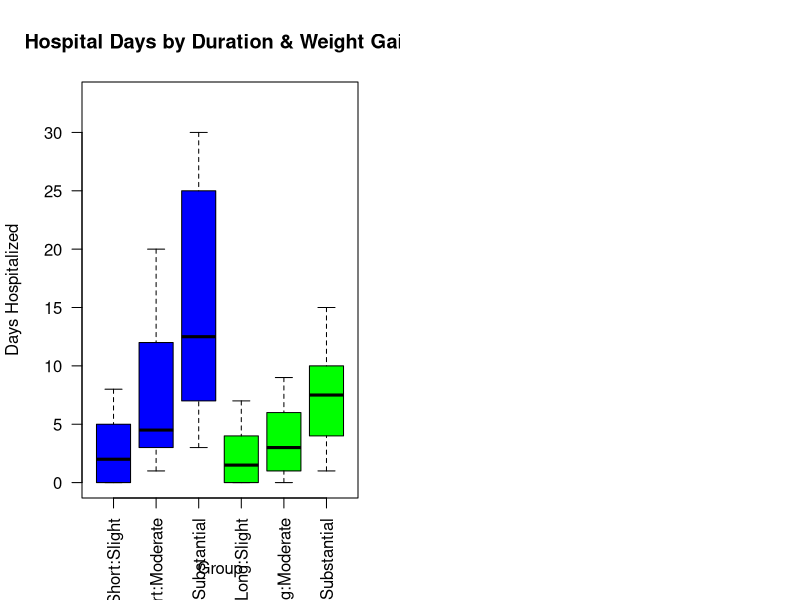
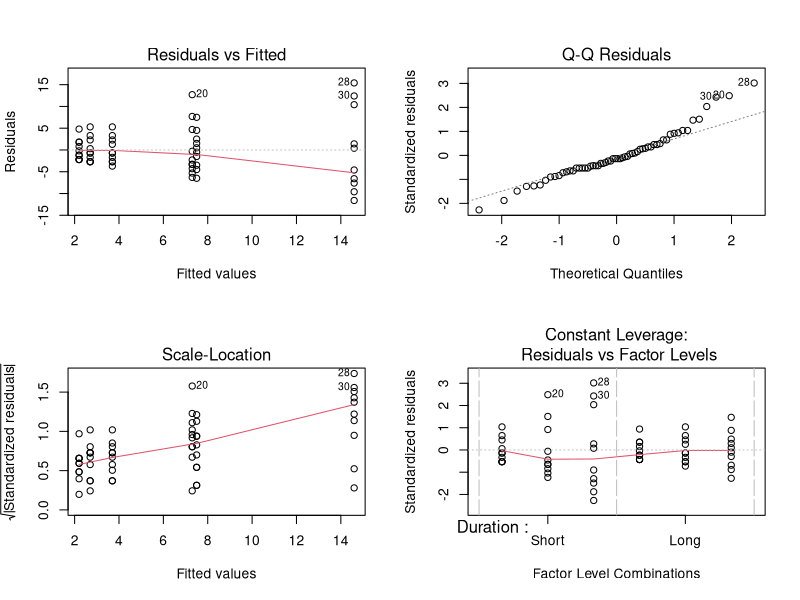

R code for these plots, in order: (Note: this script raises an error after producing the figures.)
library(dplyr)
library(MASS)
library(multcomp)

days <- c(
  0, 2, 1, 3, 0, 2, 0, 5, 6, 8, 2, 4, 7, 12, 15, 4, 3, 1, 5, 20, 15, 10, 8, 5, 25, 16, 7, 30, 3, 27, 0, 1, 1, 0, 4, 2, 7, 4, 0, 3, 5, 3, 2, 0, 1, 1, 3, 6, 7, 9, 10, 8, 12, 3, 7, 15, 4, 9, 6, 1
)

duration <- c(rep(1, 30), rep(2, 30)) 
weight   <- rep(c(rep(1, 10), rep(2, 10), rep(3, 10)), 2)

# Combine into a data frame
KidneyFailure <- data.frame(
  Days = days,
  Duration = factor(duration, labels = c("Short", "Long")),
  WeightGain = factor(weight, labels = c("Slight", "Moderate", "Substantial"))
)

# Checking cell balance
table(KidneyFailure$Duration, KidneyFailure$WeightGain) 
# 10 in every cell --> balanced

summary.stats <- KidneyFailure %>%
  group_by(Duration, WeightGain) %>%
  summarise(
    Mean = mean(Days),
    Var = var(Days),
    SD = sd(Days)
  )

print(summary.stats)
#SD for short/slight = 2.7, for short/substantial = 9.7 --> red flag for heteroscedasticity

# boxplot (HA)
KidneyFailure$Group <- interaction(KidneyFailure$Duration, 
                                   KidneyFailure$WeightGain,
                                   sep=":")
KidneyFailure$Group <- factor(KidneyFailure$Group,
                              levels=c("Short:Slight", "Short:Moderate", 
                                       "Short:Substantial", "Long:Slight",
                                       "Long:Moderate", "Long:Substantial"))
par(mfrow = c(1,2))
boxplot(Days ~ Group, data=KidneyFailure,
        main="Hospital Days by Duration & Weight Gain",
        ylab="Days Hospitalized",
        xlab="Group",
        las=2,
        col = rep(c("blue","green"), each=3),
        border="black",
        ylim=c(0, max(KidneyFailure$Days) * 1.1))
# ANALYSIS (HA)
# Test interaction using ANOVA
anova(lm(Days ~ Duration * WeightGain, data = KidneyFailure))
# Test main factors using ANOVA
anova_results <- anova(lm(Days ~ Duration + WeightGain, data = KidneyFailure))
print(anova_results)

# MODEL AND ASSUMPTIONS

model.full <- lm(Days ~ Duration * WeightGain, data = KidneyFailure)
model.full

par(mfrow = c(2, 2))
plot(model.full) 
par(mfrow = c(1, 1))
#Residuals plot shows funnel shape (bigger spread in residuals for higher values)

shapiro.test(residuals(model.full))
#significant --> abnormal distribution of residuals

library(car)
# Homogeneity test (HA)
levene_result <- leveneTest(Days ~ Duration * WeightGain, 
                            data = KidneyFailure, center = mean)

print(levene_result)
#p-value < 0.001 indicates unequal variances across treatment duration and
# weight gain group.

# TRANSFORMATIONS

#box cox to find best transform
#use days + 1 since log(0) won't work
model.plus.1 <- lm(Days + 1 ~ Duration * WeightGain, data = KidneyFailure)
bc <- boxcox(model.plus.1, lambda = seq(-2, 2, 0.1))

# Find best Lambda
lambda.max <- max(bc$y)
best.lambda <- bc$x[bc$y == lambda.max]
print(best.lambda)

# Since lambda approaches 0 we use log-transformation
KidneyFailure$Days.Log <- log(KidneyFailure$Days + 1)

# TRANSFORMED MODEL

fit.full <- aov(Days.Log ~ Duration * WeightGain, data = KidneyFailure)

par(mfrow = c(2, 2))
plot(fit.full) 
par(mfrow = c(1, 1))

shapiro.test(residuals(fit.full))
#transformation seems to have fixed homoscedastisticy

summary(fit.full)
# interaction is not significant --> leave it out of model

fit.main <- aov(Days.Log ~ Duration + WeightGain, data = KidneyFailure)
summary(fit.main)

# POST HOC ANALYSIS (Weight gain)

#Tukey for WeightGain
tukey.weight <- glht(fit.main, linfct = mcp(WeightGain = "Tukey"))
tukey.ci <- confint(tukey.weight)
summary(tukey.weight)
plot(tukey.weight)

#back transofrmation for Weight Gain
weightgain.bt <- data.frame(
  Comparison = rownames(tukey.ci$confint),
  Log.Diff   = tukey.ci$confint[, "Estimate"],
  Log.Lwr    = tukey.ci$confint[, "lwr"],
  Log.Upr    = tukey.ci$confint[, "upr"]
)

#add p-values (HA)
tukey.summary <- summary(tukey.weight)
weightgain.bt$p.value <- round(tukey.summary$test$pvalues, 4)
weightgain.bt$p.value
## conclusion: p < 0.05 for all three comparisons => all weight groups differ
## significantly from each other. Every increase in weight gain leads to 
## significantly longer hospitalized days. 

# Run Tukey's HSD on the model (Jimmy)
# P-values of TukeyHSD are more accurate, glht() approximates those p-values
# Prof Alonso did use glht() tukey to calculate the pairwise difference which are the same between the two functions
# for the p-values he used TukeyHSD
TukeyHSD(fit.main, which = "WeightGain")


# the ratio is e^(log_diff)
weightgain.bt$Ratio <- exp(weightgain.bt$Log.Diff)
weightgain.bt$Ratio.Lwr <- exp(weightgain.bt$Log.Lwr)
weightgain.bt$Ratio.Upr <- exp(weightgain.bt$Log.Upr)

# Percentage change (Formula: (Ratio - 1) * 100)
weightgain.bt$Pct.Change <- (weightgain.bt$Ratio - 1) * 100
weightgain.bt$Pct.Lwr    <- (weightgain.bt$Ratio.Lwr - 1) * 100
weightgain.bt$Pct.Upr    <- (weightgain.bt$Ratio.Upr - 1) * 100

weightgain.bt <- weightgain.bt %>%
  dplyr::select(Comparison, Ratio, Pct.Change, Pct.Lwr, Pct.Upr) %>%
  mutate(across(where(is.numeric), round, 1))

print(weightgain.bt)


#patients with a substantial weight gain have a significanly higher stay.
#3.7x times higher compared to slight weight (267%)
#moderate --> sligt 1.9 (88%)
#substantial --> moderate 2.0 (95%)

# ANALYSIS OF DURATION

#Duration has only two groups, so we already know that the effect is longer stay --> shorter hospitalization

#confidence intervals
ci.log <- confint(fit.main, parm="DurationLong", level = .95)

#coefficient
coef.log <- coef(fit.main)["DurationLong"]
#Back transformation for Duration
duration.bt <- data.frame(
  Comparison = "Long - Short" ,
  Ratio      = exp(coef(fit.main)["DurationLong"]),
  Pct.Change = (exp(coef.log) - 1) * 100,
  Pct.Lwr    = (exp(ci.log[1])-1) * 100 ,
  Pct.Upr    = (exp(ci.log[2])-1) * 100
)

duration.bt <- duration.bt %>%
  dplyr::select(Comparison, Ratio, Pct.Change, Pct.Lwr, Pct.Upr) %>%
  mutate(across(where(is.numeric), round, 1))

print(duration.bt)
#patients with a longer treatment had a 32,6% shorter stay in the hospital

# 7. Visualization & Conclusion

interaction.plot(x.factor = KidneyFailure$WeightGain, 
                 trace.factor = KidneyFailure$Duration, 
                 response = KidneyFailure$Days.Log, 
                 fun = mean, 
                 type = "b", 
                 legend = TRUE, 
                 ylab = "Mean Log(Days + 1)", 
                 xlab = "Weight Gain",
                 pch = c(1, 19),
                 col = c("black", "red"))

#Weight gain between treatment has a very strong impact on days in the hospital. 
#The extremer the weight gain, leads to longer hospital stays
#The time of dialysis impacts hospitalization, regardless of weight gain. 
#No interaction effect --> effects are additive
#Have to keep in mind log-transformation, the difference in *actual* amount of days between
#weight gain classes, but also withing for example substantial weight gain between

#short and long treatment within substantial weight gain is huge
